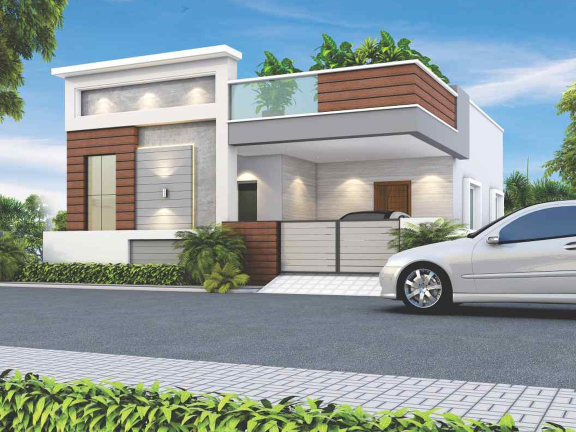
#> input picture public_html/assets/mss-2bhk-home.jpg, 1152 x 864 px (shown at 1/2 size)
$ python build_cards.py
#> lines starting #> are read from the running program, lines starting #| are printed output that depends on the picture
"""Generate the homepage "Our homes" promo cards (1024x576) from project photos.

Run: python3 tools/brand/build_cards.py
"""
from pathlib import Path

from PIL import Image, ImageDraw, ImageFilter, ImageFont, ImageOps

HERE = Path(__file__).resolve().parent
ASSETS = HERE.parent.parent / "public_html" / "assets"
FONTS = HERE / "fonts"

W, H = 1024, 576
INK = (16, 29, 50)
GREY = (85, 85, 85)
NAVY = (16, 29, 50)
GOLD = (198, 166, 107)

CARDS = [
    ("mss-card-2bhk.jpg", "mss-2bhk-home.jpg", "2 BHK Homes", "₹64 Lakhs · Prices negotiable", GOLD, NAVY, "house"),
    ("mss-card-duplex.jpg", "mss-duplex-villa.jpg", "Duplex Homes", "₹81 Lakhs · Prices negotiable", GOLD, NAVY, "duplex"),
    ("mss-card-gated.jpg", "mss-gated-entrance.jpg", "Gated Community", "40 FT CC roads · 24/7 security", GOLD, NAVY, "shield"),
    ("mss-card-clubhouse.jpg", "mss-clubhouse.jpg", "Clubhouse", "Leisure for the whole family", GOLD, NAVY, "club"),
]


def font(name: str, size: int, weight: int) -> ImageFont.FreeTypeFont:
    f = ImageFont.truetype(str(FONTS / name), size)
    f.set_variation_by_axes([weight])
    return f


def draw_icon(d: ImageDraw.ImageDraw, kind: str, cx: int, cy: int, s: int) -> None:
    white = (255, 255, 255)
    lw = max(4, s // 9)
    if kind in ("house", "duplex"):
        top = cy - s // 2 if kind == "house" else cy - int(s * 0.62)
        d.line([(cx - s // 2, top + s // 2), (cx, top), (cx + s // 2, top + s // 2)], fill=white, width=lw, joint="curve")
        body_top = top + s // 2 - lw // 2
        body_bottom = cy + int(s * 0.45)
        d.rectangle([cx - int(s * 0.36), body_top, cx + int(s * 0.36), body_bottom], outline=white, width=lw)
        if kind == "duplex":
            mid = (body_top + body_bottom) // 2
            d.line([(cx - int(s * 0.36), mid), (cx + int(s * 0.36), mid)], fill=white, width=lw)
        d.rectangle([cx - int(s * 0.09), body_bottom - int(s * 0.28), cx + int(s * 0.09), body_bottom], fill=white)
    elif kind == "shield":
        pts = [(cx, cy - int(s * 0.55)), (cx + int(s * 0.45), cy - int(s * 0.38)), (cx + int(s * 0.42), cy + int(s * 0.08)),
               (cx, cy + int(s * 0.55)), (cx - int(s * 0.42), cy + int(s * 0.08)), (cx - int(s * 0.45), cy - int(s * 0.38))]
        d.line(pts + [pts[0]], fill=white, width=lw, joint="curve")
        d.line([(cx - int(s * 0.18), cy), (cx - int(s * 0.03), cy + int(s * 0.16)), (cx + int(s * 0.22), cy - int(s * 0.14))], fill=white, width=lw, joint="curve")
    elif kind == "club":
        d.polygon([(cx - int(s * 0.55), cy - int(s * 0.22)), (cx, cy - int(s * 0.55)), (cx + int(s * 0.55), cy - int(s * 0.22))], outline=white, width=lw)
        for dx in (-0.36, -0.12, 0.12, 0.36):
            x = cx + int(s * dx)
            d.line([(x, cy - int(s * 0.12)), (x, cy + int(s * 0.38))], fill=white, width=lw)
        d.line([(cx - int(s * 0.55), cy + int(s * 0.48)), (cx + int(s * 0.55), cy + int(s * 0.48))], fill=white, width=lw)


def build(out_name, photo, title, sub, c1, c2, icon) -> None:
#> called with out_name = 'mss-card-2bhk.jpg', photo = 'mss-2bhk-home.jpg', title = '2 BHK Homes', sub = '₹64 Lakhs · Prices negotiable', c1 = (198, 166, 107), c2 = (16, 29, 50), icon = 'house'
    card = ImageOps.fit(Image.open(ASSETS / photo).convert("RGB"), (W, H), Image.LANCZOS, centering=(0.5, 0.35)).convert("RGBA")
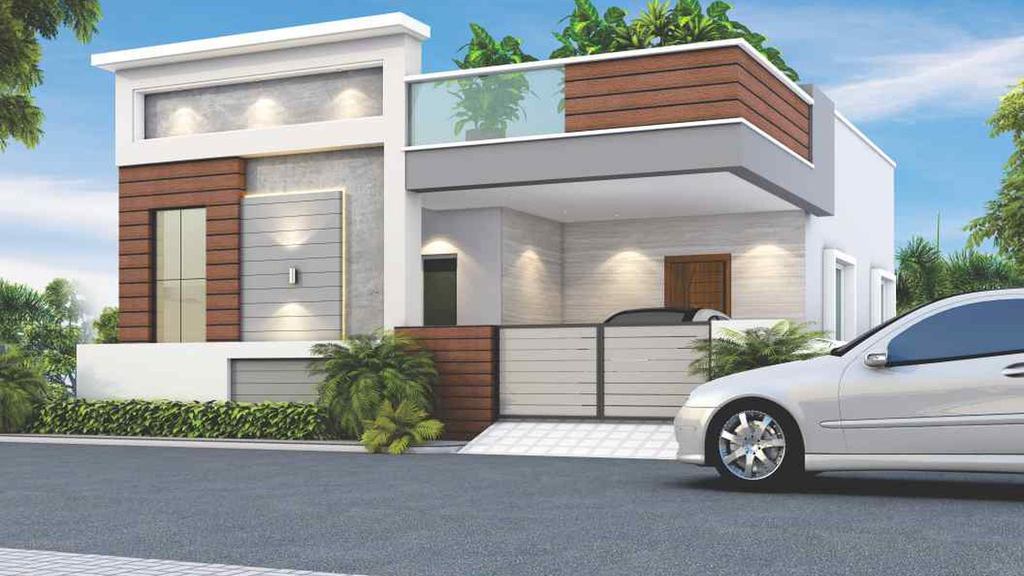
#> card: PIL image 1024x576 RGBA; mean R, G, B, A 148.9, 155.8, 157.6, 255

    panel = (16, 404, 1008, 556)
    shadow = Image.new("RGBA", (W, H), (0, 0, 0, 0))
#> shadow: PIL image 1024x576 RGBA; every value is 0
    ImageDraw.Draw(shadow).rounded_rectangle([panel[0], panel[1] + 6, panel[2], panel[3] + 6], 26, fill=(0, 0, 0, 90))
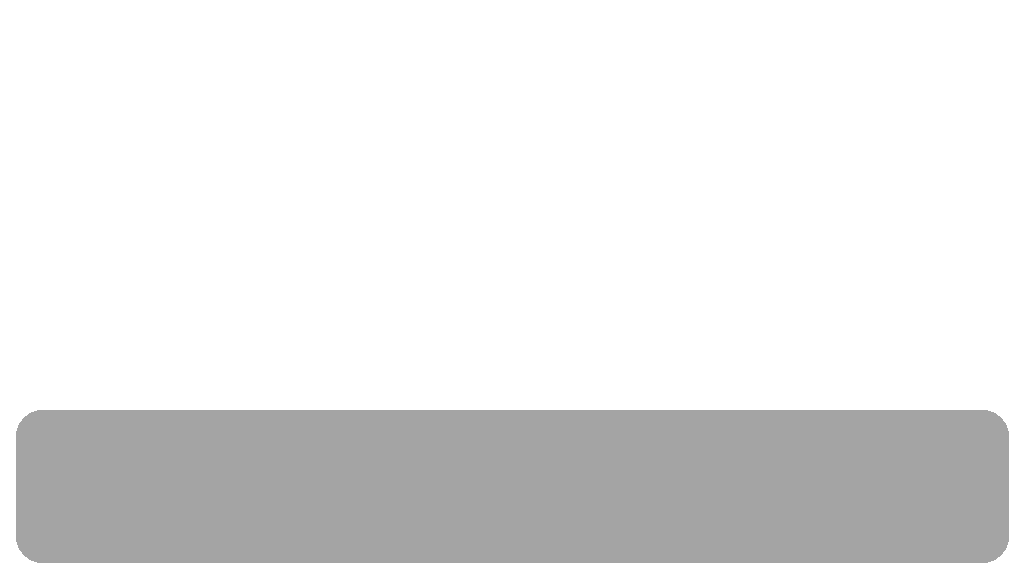
#> shadow: PIL image 1024x576 RGBA; mean R, G, B, A 0, 0, 0, 23.1; transparent parts drawn white
    card.alpha_composite(shadow.filter(ImageFilter.GaussianBlur(10)))
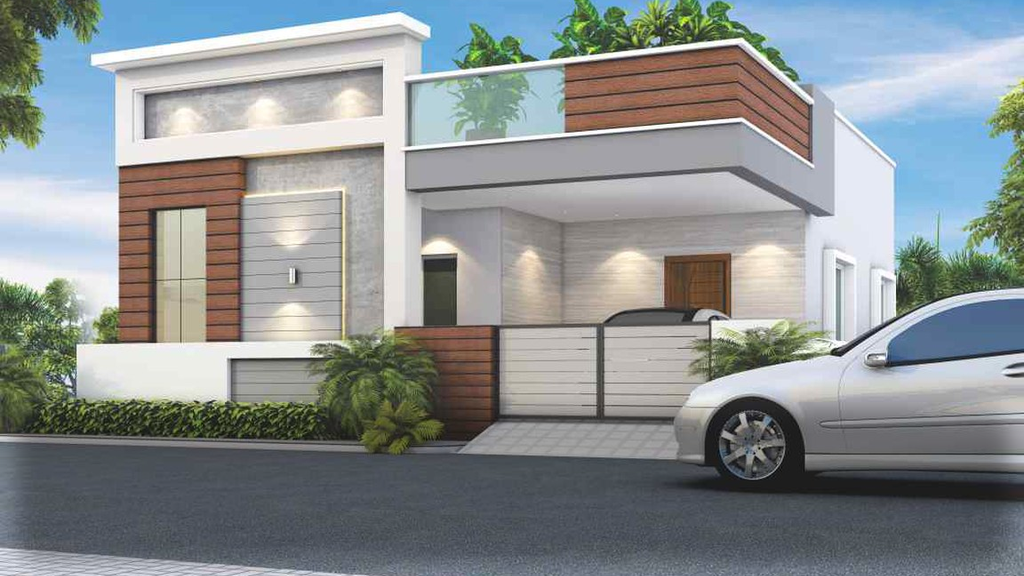
#> card: PIL image 1024x576 RGBA; mean R, G, B, A 137.8, 144.1, 145.5, 255

    layer = Image.new("RGBA", (W, H), (0, 0, 0, 0))
    d = ImageDraw.Draw(layer)
    d.rounded_rectangle(panel, 26, fill=(255, 255, 255, 245))
    d.rounded_rectangle([panel[0], panel[1], panel[2], panel[1] + 6], 3, fill=c1 + (255,))

    size = 72
    title_font = font("Outfit.ttf", size, 800)
    while title_font.getlength(title) > 570:
        size -= 2
        title_font = font("Outfit.ttf", size, 800)
    sub_font = font("PlusJakartaSans.ttf", 34, 600)
    d.text((64, 416 + (72 - size) // 2), title, font=title_font, fill=c2)
    d.text((66, 500), sub, font=sub_font, fill=GREY)

    bx, by, br = 925, 480, 40
    d.ellipse([bx - br - 3, by - br - 3, bx + br + 3, by + br + 3], fill=(235, 235, 235, 255))
    d.ellipse([bx - br, by - br, bx + br, by + br], fill=(255, 255, 255, 255))
    d.line([(bx - 14, by), (bx + 14, by)], fill=INK, width=5)
    d.line([(bx + 3, by - 12), (bx + 15, by), (bx + 3, by + 12)], fill=INK, width=5, joint="curve")

    ix, iy, ir = 764, 392, 74
    d.ellipse([ix - ir - 8, iy - ir - 8, ix + ir + 8, iy + ir + 8], fill=(255, 255, 255, 255))
    d.ellipse([ix - ir, iy - ir, ix + ir, iy + ir], fill=c1 + (255,))
    d.ellipse([ix - ir + 10, iy - ir + 10, ix + ir - 10, iy + ir - 10], outline=(255, 255, 255, 90), width=3)
    draw_icon(d, icon, ix, iy + 4, 64)

    card.alpha_composite(layer)
    card.convert("RGB").save(ASSETS / out_name, "JPEG", quality=86, optimize=True, progressive=True)
    print("card", out_name)


def main() -> None:
    for spec in CARDS:
        build(*spec)


if __name__ == "__main__":
#> (the run stopped early here; a loop or call above may not have finished)

$ run again, with public_html/assets/ac-hvac.jpg copied over public_html/assets/mss-2bhk-home.jpg
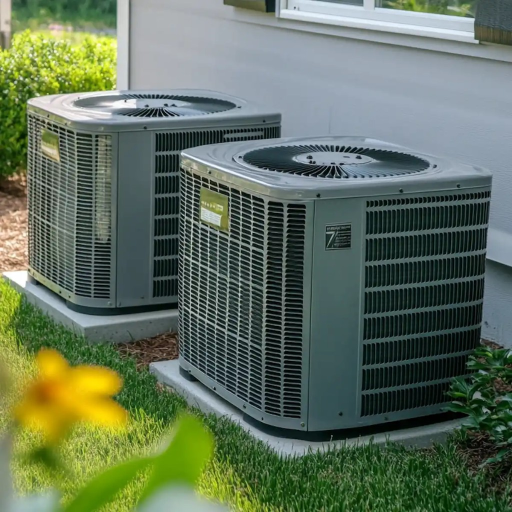
#> input picture public_html/assets/ac-hvac.jpg, 1024 x 1024 px (shown at 1/2 size)
#> in build, `card = ImageOps.fit(Image.open(ASSETS / photo).convert("RGB"), (W, H),..`:
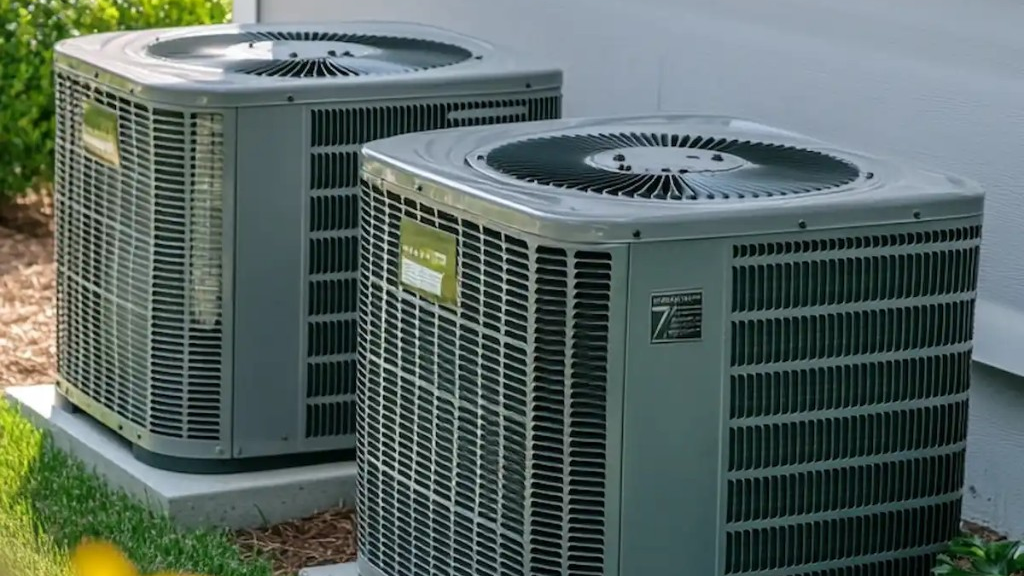
#> card: PIL image 1024x576 RGBA; mean R, G, B, A 88.4, 102.7, 97.5, 255
#> in build, `card.alpha_composite(shadow.filter(ImageFilter.GaussianBlur(10)))`:
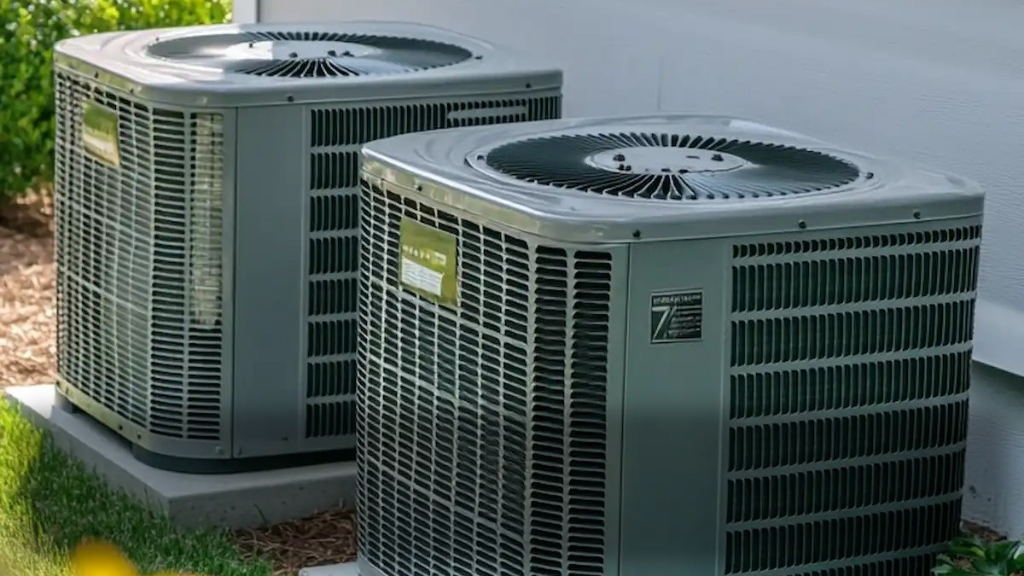
#> card: PIL image 1024x576 RGBA; mean R, G, B, A 82.8, 95.7, 91.2, 255

$ run again, with public_html/assets/id-cat-beddings.jpg copied over public_html/assets/mss-2bhk-home.jpg
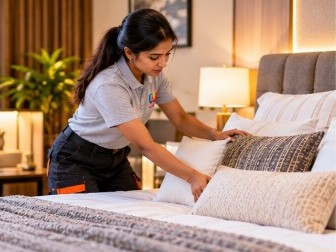
#> input picture public_html/assets/id-cat-beddings.jpg, 336 x 252 px
#> in build, `card = ImageOps.fit(Image.open(ASSETS / photo).convert("RGB"), (W, H),..`:
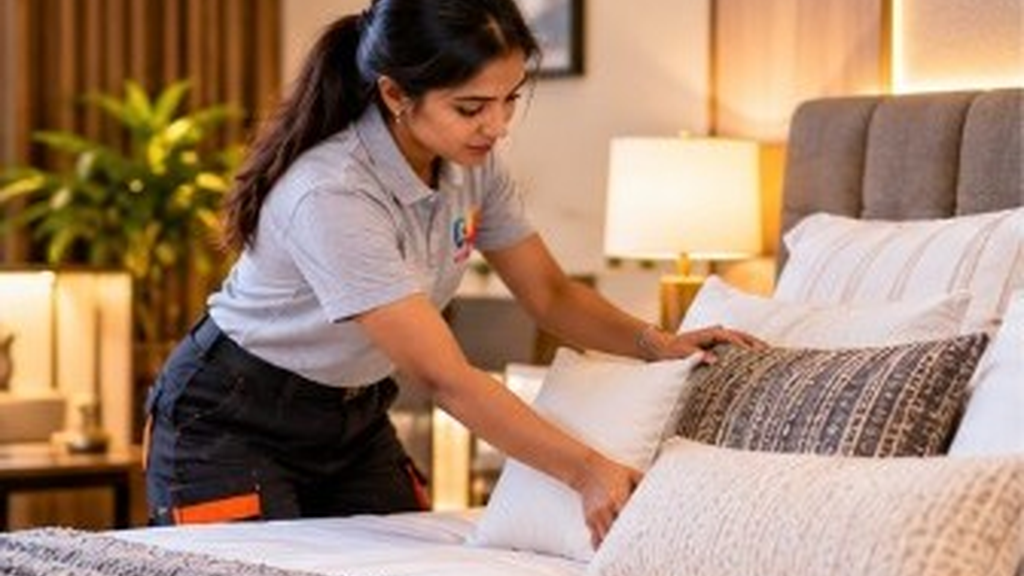
#> card: PIL image 1024x576 RGBA; mean R, G, B, A 165.9, 134.7, 112.5, 255
#> in build, `card.alpha_composite(shadow.filter(ImageFilter.GaussianBlur(10)))`:
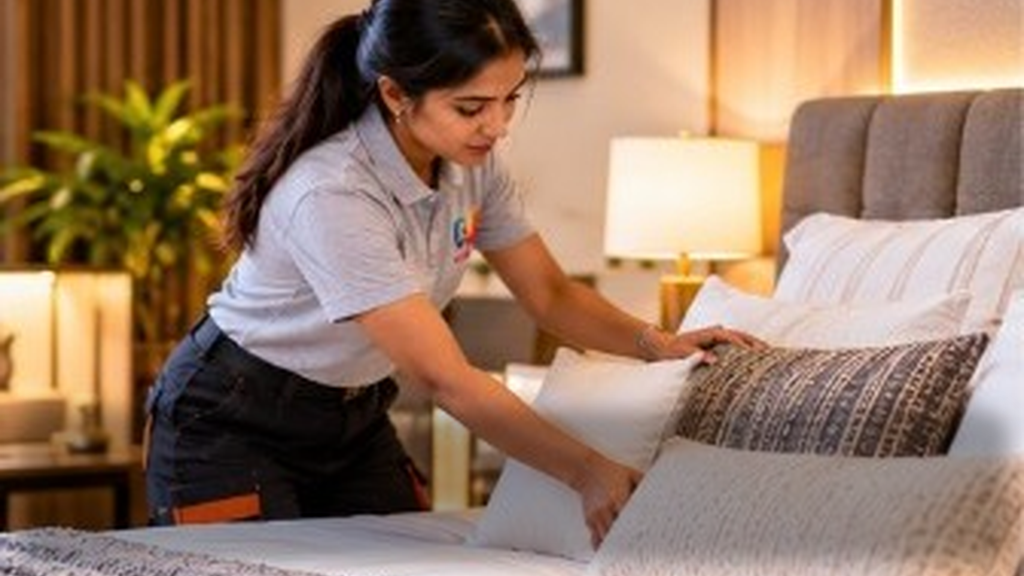
#> card: PIL image 1024x576 RGBA; mean R, G, B, A 151, 122.2, 100.9, 255

$ run again, with public_html/assets/id-cat-curtains.jpg copied over public_html/assets/mss-2bhk-home.jpg
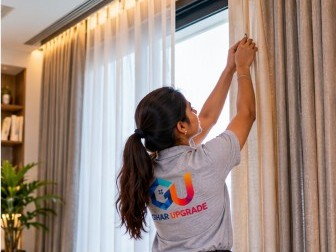
#> input picture public_html/assets/id-cat-curtains.jpg, 336 x 252 px
#> in build, `card = ImageOps.fit(Image.open(ASSETS / photo).convert("RGB"), (W, H),..`:
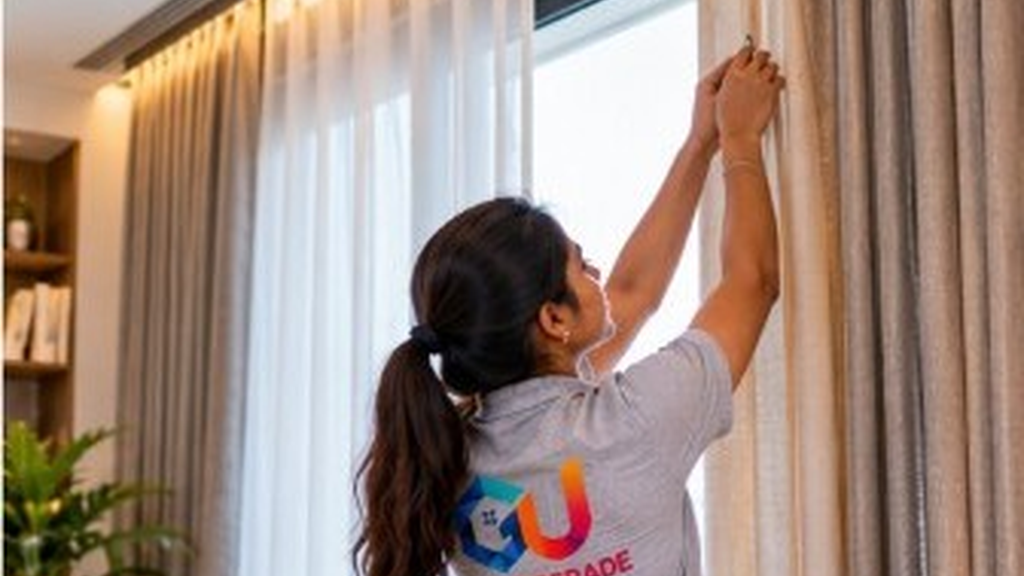
#> card: PIL image 1024x576 RGBA; mean R, G, B, A 160.7, 139.2, 127.2, 255
#> in build, `card.alpha_composite(shadow.filter(ImageFilter.GaussianBlur(10)))`:
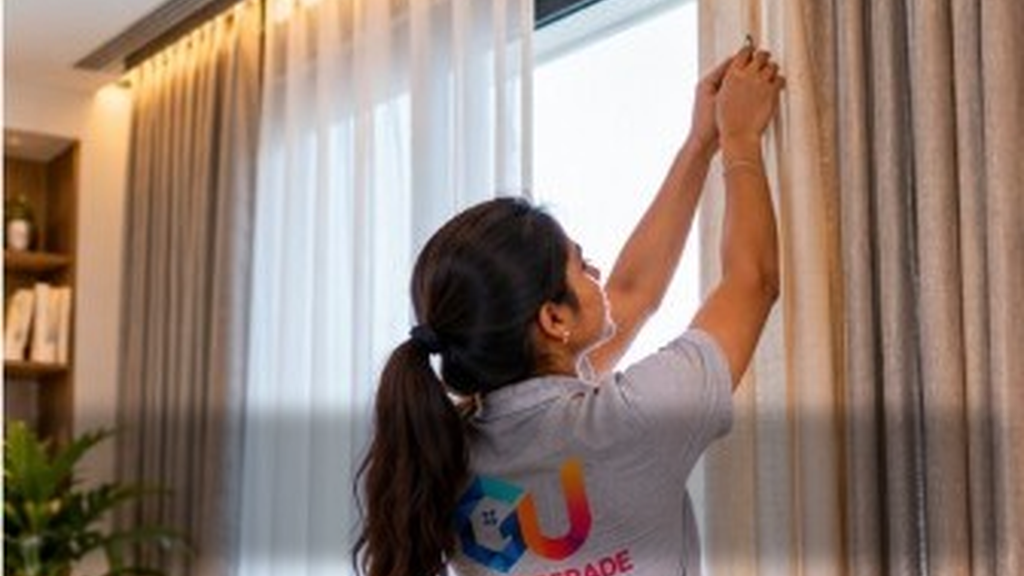
#> card: PIL image 1024x576 RGBA; mean R, G, B, A 147.8, 128, 116.6, 255
